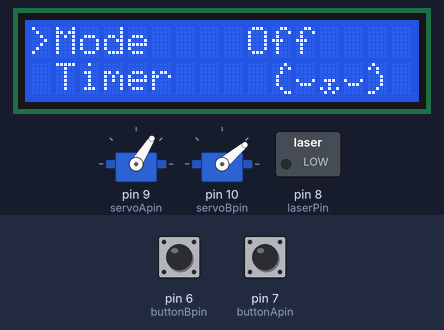
This sketch was run on a simulated Arduino Uno, built with avr-gcc and run on an emulated ATmega328P. Parts: 16×2 character LCD, 2 × servo, switched loads named in the sketch (green lamp = pin HIGH). Inputs (shaded band) come from the test bench; at power-on: pin 6 (buttonBpin) HIGH, pin 7 (buttonApin) HIGH. Random numbers use the default seed unless the sketch sets one; what the sketch prints to the serial monitor is not drawn.

Above: at 1.2 s.
1.3 s: pin 6 (buttonBpin) pulled LOW for 0.15 s
At 2.5 s:
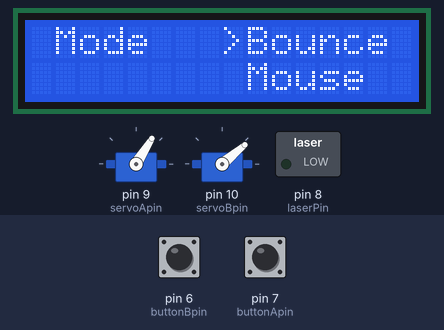
2.9 s: pin 6 (buttonBpin) pulled LOW for 1 s
At 3.11 s:
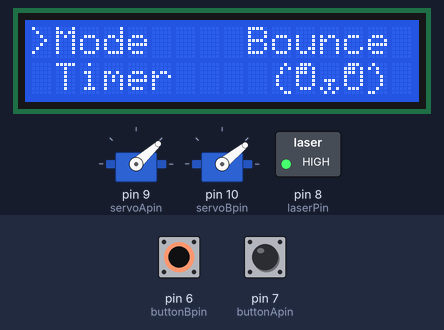
4.5 s: pin 7 (buttonApin) pulled LOW for 0.15 s
At 5.01 s:
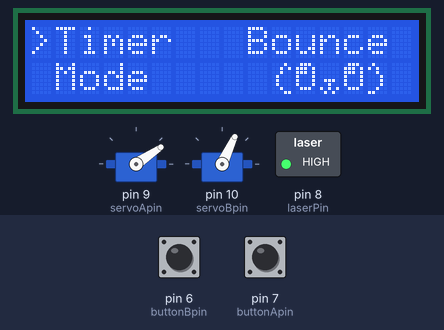
5.2 s: pin 6 (buttonBpin) pulled LOW for 0.15 s
At 5.64 s:
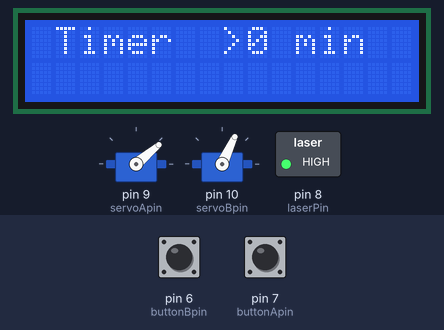
5.9 s: pin 7 (buttonApin) pulled LOW for 1 s
At 6.69 s:
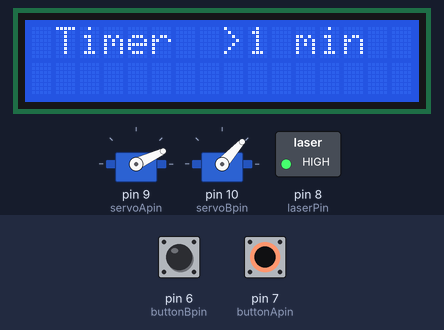
7.5 s: pin 6 (buttonBpin) pulled LOW for 3.2 s
At 7.7 s:
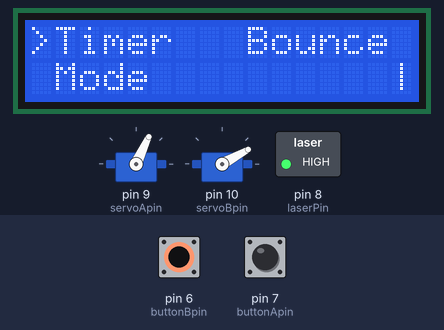
Timing chart, 0 to 16.9 s (numbered marks = the images above; inputs shaded):
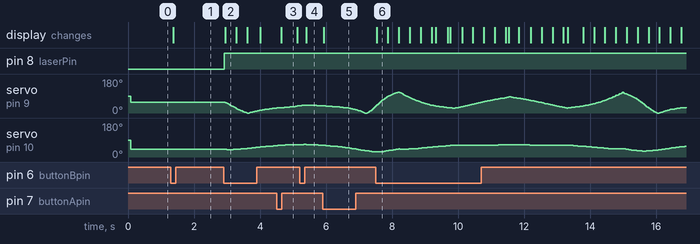

The sketch:

WOLTERrbt.ino
```cpp
// include the library code:
#include <LiquidCrystal.h>

// initialize the library by associating any needed LCD interface pin
// with the arduino pin number it is connected to
LiquidCrystal lcd(12, 11, 5, 4, 3, 2);

// buttons setup
const int buttonApin = 7;
const int buttonBpin = 6;
bool buttonA, buttonB, pbuttonA, pbuttonB;

// menu setup
const int Nmenu = 2; // number of menu options
int selectMenu = 0; // current menu item selected on screen
int menu = 0; // current confirmed menu item
String menuItems[Nmenu] = {"Mode", "Timer"};
bool inMenu = true; // true when scrolling menu items, false when in selected menu item

const int Nmodes = 4; // number of modes
int selectMode = 0; // current mode selected on screen
String modes[Nmodes] = {"Bounce", "Mouse", "Manual", "Off"};

int selectTimer = 0; // current timer value selected on screen (in mins)
int timer = 0; // current confirmed timer value
const int timerMax = 10; // max selectable timer value
unsigned long timerTime = 0; // time that timer started in millis
int minsElapsed = 0;
int pminsElapsed = 0;
byte timerAnim[] = {byte('-'), byte(7), byte('|'), byte('/')};

// custom LCD characters for animations
byte backslash[8] = {
  0b00000,
  0b10000,
  0b01000,
  0b00100,
  0b00010,
  0b00001,
  0b00000,
  0b00000
};

byte mouth[8] = {
  0b00000,
  0b00000,
  0b00000,
  0b00000,
  0b01110,
  0b00100,
  0b10101,
  0b01010
};

byte headL[8] = {
  0b00010,
  0b00101,
  0b00100,
  0b01000,
  0b01000,
  0b01000,
  0b00100,
  0b00011
};

byte headR[8] = {
  0b01000,
  0b10100,
  0b00100,
  0b00010,
  0b00010,
  0b00010,
  0b00100,
  0b11000
};

byte eyeL[8] = {
  0b01110,
  0b11101,
  0b11101,
  0b10001,
  0b10001,
  0b10001,
  0b01110,
  0b00000
};

byte eyeR[8] = {
  0b01110,
  0b10001,
  0b10001,
  0b10001,
  0b10111,
  0b10111,
  0b01110,
  0b00000
};

byte tailU[8] = {
  0b00000,
  0b00000,
  0b00000,
  0b01110,
  0b10001,
  0b00000,
  0b00000,
  0b00000
};

byte tailD[8] = {
  0b00000,
  0b00000,
  0b00000,
  0b00000,
  0b10001,
  0b01110,
  0b00000,
  0b00000
};

#include "wolterMover.h"

// Laser
const int laserPin = 8;

wolterMover mover;

void setup() {
  Serial.begin(9600);
  randomSeed(analogRead(A4));

  // set up the LCD's number of columns and rows:
  lcd.begin(16, 2);
  // custom characters for animation
  lcd.createChar(0, mouth);
  lcd.createChar(1, headR);
  lcd.createChar(2, headL);
  lcd.createChar(3, eyeR);
  lcd.createChar(4, eyeL);
  lcd.createChar(5, tailU);
  lcd.createChar(6, tailD);
  lcd.createChar(7, backslash);

  pinMode(buttonA, INPUT);
  pinMode(buttonB, INPUT);

  mover.init();

  // Laser
  pinMode(laserPin, OUTPUT);

  Serial.println("Start");
}

void loop() {
  // read previous and current button states
  pbuttonA = buttonA;
  pbuttonB = buttonB;
  buttonA = digitalRead(buttonApin);
  buttonB = digitalRead(buttonBpin);

  // quick and dirty button debounce
  // button A scrolls the current selected menu/mode/timer value
  if(!buttonA && pbuttonA) {
    if(inMenu) {
      selectMenu = (selectMenu+1)%Nmenu;
    } else if(menu==0) {
      selectMode = (selectMode+1)%Nmodes;
    } else if(menu==1) {
      selectTimer = (selectTimer+1)%(timerMax+1);
    }
    lcd.clear();
  }
  // button B confirms the current selected menu/mode/timer value
  if(!buttonB && pbuttonB) {
    if(inMenu) {
      menu = selectMenu;
      inMenu = false;
    } else if(menu==0) {
      mover.setMode(selectMode);
      // turn on laser, except in off mode
      digitalWrite(laserPin, HIGH);
      if(selectMode==3) digitalWrite(laserPin, LOW);
      inMenu = true;
    } else if(menu==1) {
      timer = selectTimer;
      inMenu = true;
      timerTime = millis();
    }
    lcd.clear();
  }

  // display selection arrow
  lcd.setCursor(0,0);
  if(!inMenu) lcd.setCursor(8,0);
  lcd.print('>');

  // display menu items
  lcd.setCursor(1,0);
  if(inMenu) {
    lcd.print(menuItems[selectMenu]);
    lcd.setCursor(1,1);
    lcd.print(menuItems[(selectMenu+1)%Nmenu]);
  } else {
    lcd.print(menuItems[menu]);
  }

  // display timer/mode items
  lcd.setCursor(9,0);
  if(!inMenu && menu==0) {
    lcd.print(modes[selectMode]);
    lcd.setCursor(9,1);
    lcd.print(modes[(selectMode+1)%Nmodes]);
  } else if(!inMenu && menu==1) {
    lcd.print(String(selectTimer) + " min");
  } else {
    lcd.print(modes[mover.getMode()]);
  }

  // timer
  if(timer>0) {
    pminsElapsed = minsElapsed;
    minsElapsed = floor((millis()-timerTime)/60000.0);

    // display timer bar and animation
    if(pminsElapsed != minsElapsed) lcd.clear(); // redraw timer bar when minute elapses
    for(int i=17-timer+minsElapsed; i!=16; ++i) {
      lcd.setCursor(i,1);
      lcd.write(0b11111111);
    }
    lcd.setCursor(16-timer+minsElapsed,1);
    int anim = (millis()/250)%4;
    lcd.write(timerAnim[anim]);

    // turn robot off when timer runs out
    if(minsElapsed >= timer) {
      digitalWrite(laserPin, LOW);
      mover.setMode(3);
      timer = 0;
      lcd.clear();
    }
  } else if(inMenu) {
    // if no timer is running and the menu is selected, there is space on screen for an animation!
    if(mover.getMode()==0) {
      byte anim = byte(3);
      if(millis()%1000>500) anim = byte(4);
      lcd.setCursor(10,1);
      lcd.write(byte(2));
      lcd.setCursor(11,1);
      lcd.write(anim);
      lcd.setCursor(12,1);
      lcd.write(byte(0));
      lcd.setCursor(13,1);
      lcd.write(anim);
      lcd.setCursor(14,1);
      lcd.write(byte(1));
    } else if(mover.getMode()==1) {
      byte anim[] = {byte(5),byte(6)};
      if(millis()%1000>500) {anim[0] = byte(6); anim[1] = byte(5);}
      lcd.setCursor(10,1);
      lcd.write('<');
      lcd.setCursor(11,1);
      lcd.write('\"');
      lcd.setCursor(12,1);
      lcd.write('_');
      lcd.setCursor(13,1);
      lcd.write(')');
      lcd.setCursor(14,1);
      lcd.write(anim[0]);
      lcd.setCursor(15,1);
      lcd.write(anim[1]);
    } else if(mover.getMode()==2) {
      byte anim[] = {byte(3),byte(4)};
      if(millis()%1000>500) {anim[0] = byte(4); anim[1] = byte(3);}
      lcd.setCursor(10,1);
      lcd.write(byte(2));
      lcd.setCursor(11,1);
      lcd.write(anim[0]);
      lcd.setCursor(12,1);
      lcd.write(byte(0));
      lcd.setCursor(13,1);
      lcd.write(anim[1]);
      lcd.setCursor(14,1);
      lcd.write(byte(1));
    } else if(mover.getMode()==3) {
      lcd.setCursor(10,1);
      lcd.write(byte(2));
      lcd.setCursor(11,1);
      lcd.write(byte(6));
      lcd.setCursor(12,1);
      lcd.write(byte(0));
      lcd.setCursor(13,1);
      lcd.write(byte(6));
      lcd.setCursor(14,1);
      lcd.write(byte(1));
    }

  }

  mover.debug();
  mover.move();
  mover.setServos();
}
```

wolterMover.cpp
```cpp
#include "Arduino.h"
#include "wolterMover.h"
#include <FastLED.h>
#include <Servo.h>

wolterMover::wolterMover() {
  copy(pos, pos0);
}

void wolterMover::init() {
  servoA.attach(servoApin);
  servoB.attach(servoBpin);
}

int wolterMover::getMode() {
  return mode;
}

void wolterMover::setMode(int m) {
  mode = m;
}

void wolterMover::debug() {
  int alpha = robPar[0] - alpha0;
  int beta = robPar[1];

  alpha = constrain(alpha, 0, 180);
  beta = constrain(beta, 0, 180);

  // Serial print for debugging/visualisation
  Serial.print(robPar[0]); Serial.print(',');Serial.print(robPar[1]); Serial.print(',');
  Serial.print(pos[0]); Serial.print(','); Serial.println(pos[1]);
  Serial.print("#"); // anything after '#' will be printed in Processing
}

/*
 * ROBOT
 */
void wolterMover::calcAngles(float* out) {
  float r = sqrt(pos[0]*pos[0] + pos[1]*pos[1]);
  float a = atan(pos[1]/pos[0]);
  if(pos[0] < 0) a += PI;
  float b = atan(r/z0);

  a = degrees(a);
  b = degrees(b);
  int alpha = (int(a)+360)%360;
  int beta = int(b);

  out[0] = alpha;
  out[1] = beta;
}

void wolterMover::setServos() {

  calcAngles(robPar);

  int alpha = robPar[0] - alpha0;
  int beta = robPar[1];

  // servo calibration, based on measurements
  alpha = alpha * 180/160;
  beta = beta * 79/90 + 8;

  alpha = constrain(alpha, 0, 180);
  beta = constrain(beta, 0, 180);

  servoA.write(alpha);
  servoB.write(beta);
}

/*
 * MOVEMENT FUNCTIONS
 */

void wolterMover::move() {
  // wait to slow down to framerate
  while(millis() - frameTimer < frameDelay);
//  float measuredFps = 1000/(millis() - frameTimer);
//  Serial.print("fps: ");Serial.print(measuredFps);Serial.print("/");Serial.print(fps);Serial.print("#");
  frameTimer = millis();

  /*
   * VELOCITY
   */
  float pvel[2];
  copy(pvel, vel);

  if(mode==0) { // bouncing mode
    // send dot off if not moving yet
    if(vel[0]==0 && vel[1]==0) {
      vel[0] = vmax/2;
      vel[1] = 0;
      float a = TWO_PI*random(1000)/1000.0;
      rotate(vel, a);
    }
  } else if(mode==1) { // mouse mode
    //get noise
    uint8_t tnoise = inoise8(toff);
    uint8_t anoise = inoise8(aoff);
    toff+=dt;
    aoff+=da;

    // calculate turn and apply to current heading
    float turn = (tnoise/noiseMax)*turnMax;
    float head = heading(vel);
    head += turn;

    // calculate acceleration and apply to current velocity
    float acc = ((anoise/noiseMax)*2-1)*amax;
    float velMag = sqrt(vel[0]*vel[0] + vel[1]*vel[1]);
    velMag += acc;
    velMag = constrain(velMag, 0, vmax);

    // calculate vector
    vel[0] = velMag;
    vel[1] = 0;
    rotate(vel, head);
  } else if(mode==2) { // joystick mode
    int joyX = analogRead(joyXpin);
    int joyY = analogRead(joyYpin);

    // adjust for joystick deadzones, max and min values; spits out -100 to 100 values
    if(abs(joyX-joyXmid)>joyXdead) {
      if(joyX>joyXmid) joyX = map(joyX, joyXmid+joyXdead, joyXmax, 0, 100);
      else joyX = map(joyX, joyXmid-joyXdead, joyXmin, 0, -100);
    } else { joyX = 0; }
    if(abs(joyY-joyYmid)>joyYdead) {
      if(joyY>joyYmid) joyY = map(joyY, joyYmid+joyYdead, joyYmax, 0, 100);
      else joyY = map(joyY, joyYmid-joyYdead, joyYmin, 0, -100);
    } else { joyY = 0; }

    // set velocity according to joystick values
    vel[0] = vmax * float(joyX)/100.0;
    vel[1] = vmax * float(joyY)/100.0;
  } else if(mode==3) { //off mode
    vel[0] = 0;
    vel[1] = 0;
    copy(pos, pos0);
  }

  /*
   * OBSTACLE / WALLS BOUNCING
   */
  if(mode==2) {
    // for joystick mode just avoid region out of servo reach
    // obstacle B
    if(pos[1] > mb*pos[0]) {
      vel[0] = min(0, vel[0]);
      vel[1] = min(0, vel[1]);
    }
  } else {
    boolean bounced = false;

    // walls
    if(pos[0] < xmin || pos[0] > xmax) {
      vel[0] = -vel[0];
      bounced = true;
    }
    if(pos[1] < ymin || pos[1] > ymax) {
      vel[1] = -vel[1];
      bounced = true;
    }

    // obstacle A
    if(pos[0] < xa && pos[1] < ya) {
      if((pos[0]-xa) > (pos[1]-ya)) {
        vel[0] = -vel[0];
      } else {
        vel[1] = -vel[1];
      }
      bounced = true;
    }

    // obstacle B
    if(pos[1] > mb*pos[0]) {
      // v = v-2(v*n)n
      float f = 2*dot(vel, nb);
      float n2[2];
      copy(n2, nb);
      mult(n2, f);
      sub(vel, n2);
      bounced = true;
    }

    // step back to avoid edge cases
    if(bounced) {
      mult(pvel, -1);
      add(pos, pvel);
    }

    if(mode==0) setMag(vel, vmax/2); // vel might drop due to floating point math
  }
  // movement step
  add(pos, vel);
}

/*
 * 2D VECTOR FUNCTIONS
 */

void wolterMover::copy(float* out, float* in) {
  out[0] = in[0];
  out[1] = in[1];
}

void wolterMover::rotate(float* out, float a) {
  float temp[2];
  copy(temp, out);

  out[0] = temp[0]*cos(a) - temp[1]*sin(a);
  out[1] = temp[0]*sin(a) + temp[1]*cos(a);
}

float wolterMover::heading(float* in) {
  float x = in[0], y = in[1];
  if(x==0) x+=0.00001; // prevent div by zero
  float ang = atan(y/x);
  if(x>0 && y>0) {
    return ang;
  } else if(x<0) {
    return PI+ang;
  } else {
    return TWO_PI+ang;
  }
}

float wolterMover::dot(float* a, float* b) {
  return a[0]*b[0] + a[1]*b[1];
}

void wolterMover::mult(float* out, float f) {
  out[0] *= f;
  out[1] *= f;
}

void wolterMover::add(float* out, float* in) {
  out[0] += in[0];
  out[1] += in[1];
}

void wolterMover::sub(float* out, float* in) {
  out[0] -= in[0];
  out[1] -= in[1];
}

void wolterMover::setMag(float* out, float setM) {
  double currMag = sqrt(out[0]*out[0] + out[1]*out[1]);
  out[0] *= setM/currMag;
  out[1] *= setM/currMag;
}
```

wolterMover.h
```cpp
#ifndef wolterMover_h
#define wolterMover_h
#include "Arduino.h"
#include <FastLED.h>
#include <Servo.h>

class wolterMover {
  public:
    wolterMover();
    void init();
    void move();
    void setServos();
    void debug();
    void setMode(int m);
    int getMode();

  private:
    /*
     * CONTROL
     */
    int mode = 3; // start in off mode

    /*
     * ROBOT
     */
    Servo servoA;
    Servo servoB;
    // pins
    const int servoApin = 9;
    const int servoBpin = 10;
    const int joyXpin = A0;
    const int joyYpin = A1;
    // functions
    void calcAngles(float* out);
    float robPar[2];

    /*
     * CONSTANTS
     */
    // obstacle A corner
    const float xa = -0.4;
    const float ya = -1.00;
    // obstacle B slope (yb = mb*xb) and normal
    const float mb = -2.14;
    const float nAngle = atan(mb) - HALF_PI;
    const float nb[2] = {cos(nAngle), sin(nAngle)};
    // walls
    const float xmax = 1.8;
    const float xmin = -4.5;
    const float ymax = 2.5;
    const float ymin = -4.95;
    // robot
    const float z0 = 2.0;
    const float alpha0 = degrees(atan(1 / -mb)) + 90;
    // joystick
    const int joyXmax = 1018;
    const int joyXmin = 0;
    const int joyYmax = 992;
    const int joyYmin = 65;
    const int joyXdead = 20;
    const int joyXmid = 512;
    const int joyYdead = 20;
    const int joyYmid = 520;

    /*
     * MOVEMENT VARS
     */
    // position, velocity, initial position
    float pos[2], vel[2];
    const float pos0[2] = { -1.5, 0.3};
    // velocity boundries
    const float vmax = 0.15;
    const float vmin = 0.003;
    const float amax = vmax/10;
    // noise vars
    uint16_t toff = 0;
    uint16_t aoff = 2e9; // offset so h and a are indep
    uint16_t dt = 5;
    uint16_t da = 10;
    float noiseMax = 255;
    float turnMax = 0.1;
    // framerate
    const float fps = 30.0;
    const int frameDelay = int(1000.0/fps); // miliseconds
    uint32_t frameTimer = 0;

    /*
     * 2D VECTOR FUNCTIONS
     */
    void copy(float* out, float* in);
    void rotate(float* out, float a);
    float heading(float* in);
    float dot(float* a, float* b);
    void mult(float* out, float f);
    void add(float* out, float* in);
    void sub(float* out, float* in);
    void setMag(float* out, float setM);
};

#endif
```

Measured:
- after the input at 1.3 s, the display: changes after 0.06 s (image 1)
- after the input at 2.9 s, pin 8 (laserPin): LOW → HIGH at once; the display: changes after 0.05 s (image 2)
- after the input at 5.9 s, the display: changes at once (image 5)
- after the input at 7.5 s, the display: changes at once (image 6)
